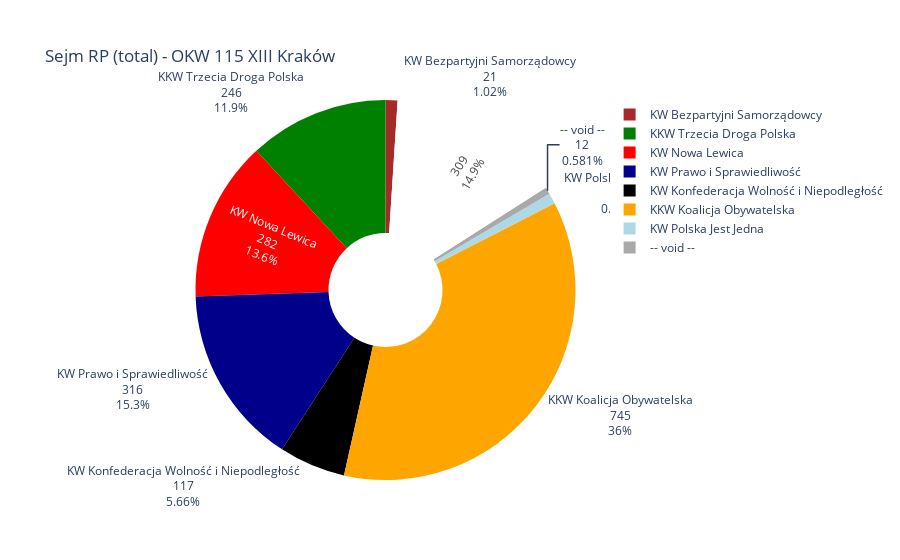

Here is the notebook cell this chart was saved with:
### Code cell
#Sejm graph1
sejm_plot = plt.Figure(data=plt.Pie(labels=sejm_df.columns, values=sejm_df.loc[115], hole=.3, textinfo='label+percent+value',
                             insidetextorientation='radial'))
sejm_plot.update_layout(
    title={
        'text': "Sejm RP (total) - OKW 115 XIII Kraków ",
        'x': 0.05,
        'xanchor': 'left',
        'yanchor': 'top'})
sejm_plot.update_xaxes(categoryorder="trace")
sejm_plot.update_traces(sort=False, marker=dict(colors=['brown', 'green', 'red', 'darkblue', 'black', 'orange', 'lightblue', 'darkgrey', 'white']))
sejm_plot.show()

### Figure 1 — Plotly figure (JSON) as saved in the notebook; plotly's stock layout.template omitted (floating-point values rounded to 4 significant figures)
{"data": [{"hole": 0.3, "insidetextorientation": "radial", "labels": ["KW Bezpartyjni Samorządowcy", "KKW Trzecia Droga Polska", "KW Nowa Lewica", "KW Prawo i Sprawiedliwość", "KW Konfederacja Wolność i Niepodległość", "KKW Koalicja Obywatelska", "KW Polska Jest Jedna", "-- void --", " "], "marker": {"colors": ["brown", "green", "red", "darkblue", "black", "orange", "lightblue", "darkgrey", "white"]}, "sort": false, "textinfo": "label+percent+value", "type": "pie", "values": [21, 246, 282, 316, 117, 745, 19, 12, 309]}], "layout": {"title": {"text": "Sejm RP (total) - OKW 115 XIII Kraków ", "x": 0.05, "xanchor": "left", "yanchor": "top"}, "xaxis": {"categoryorder": "trace"}}}
